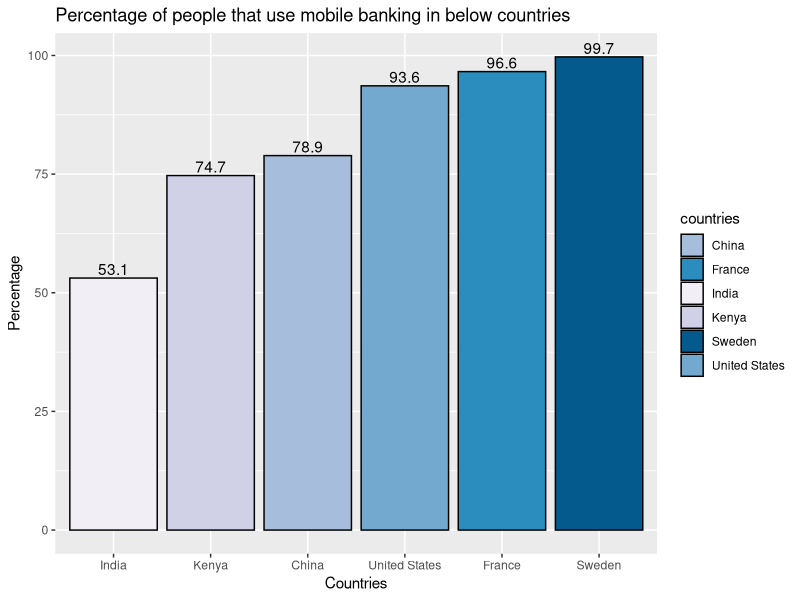
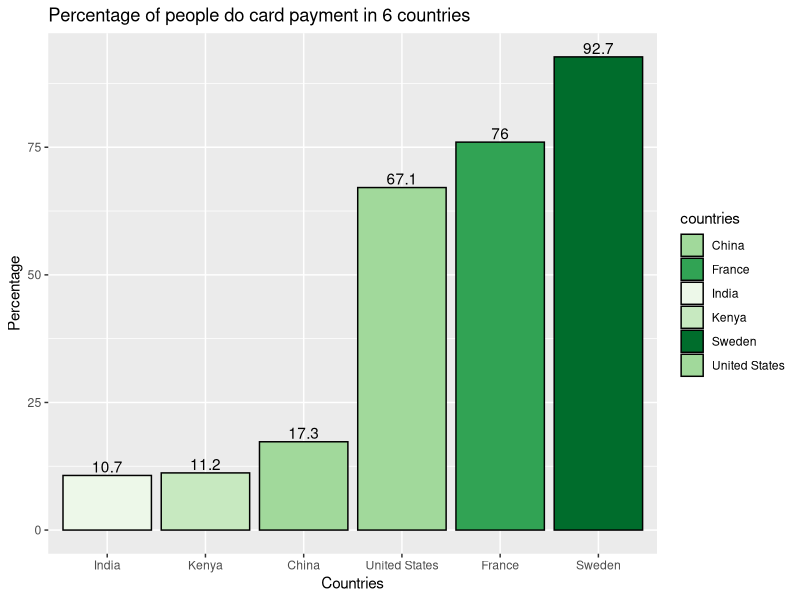
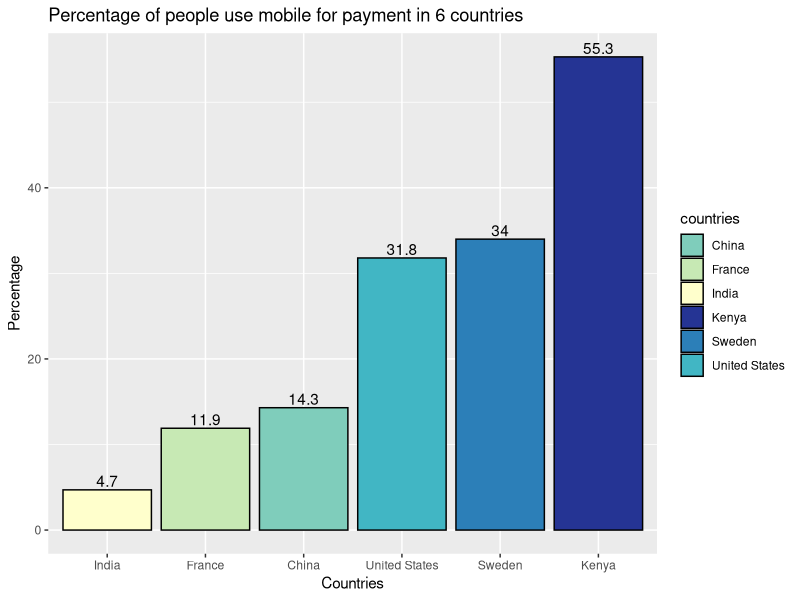
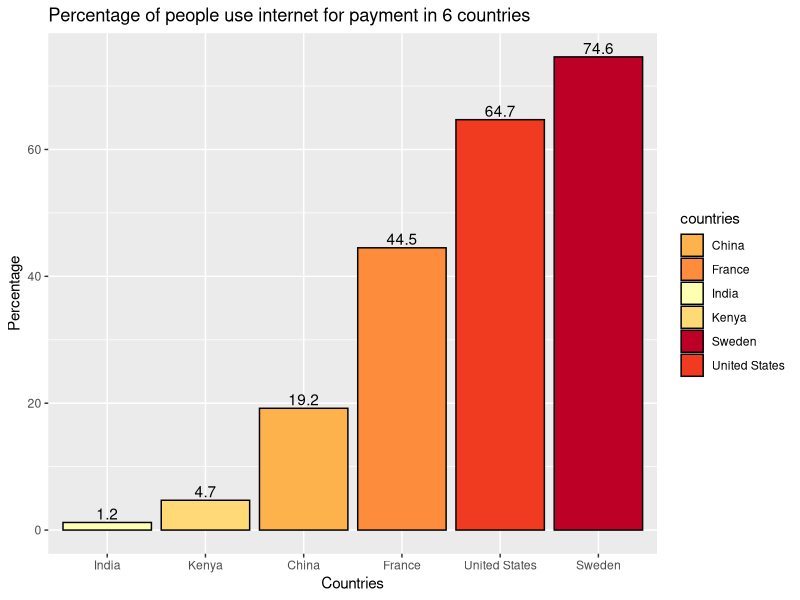
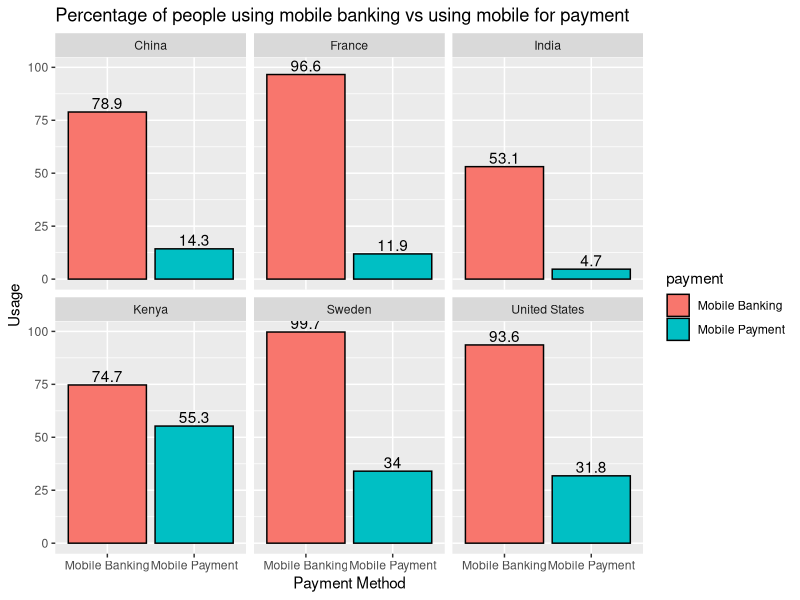
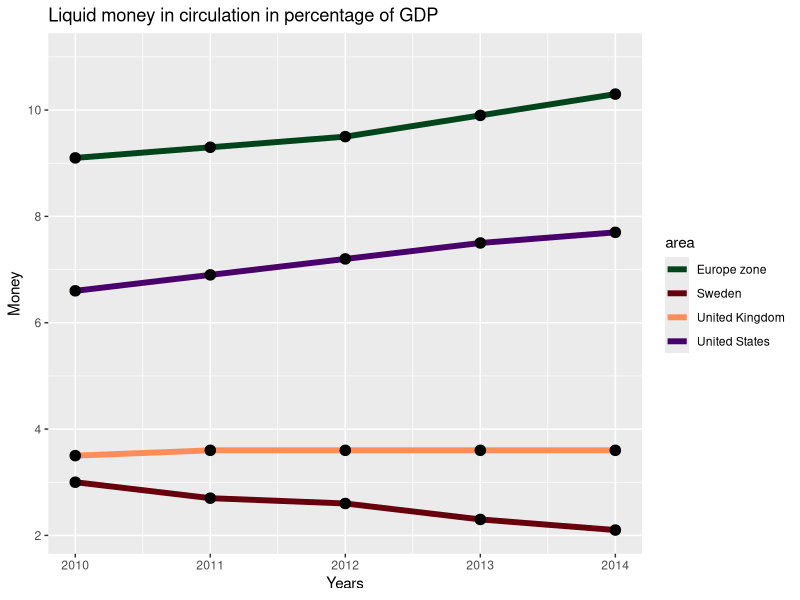
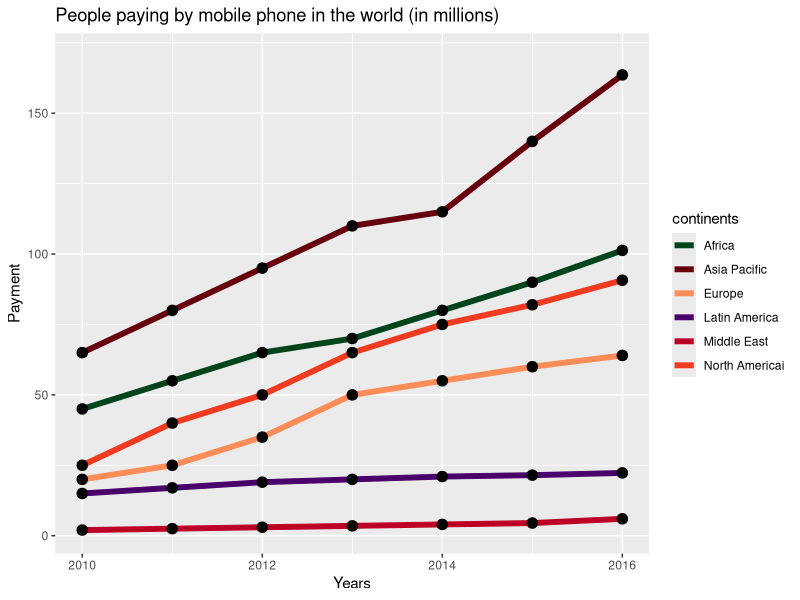
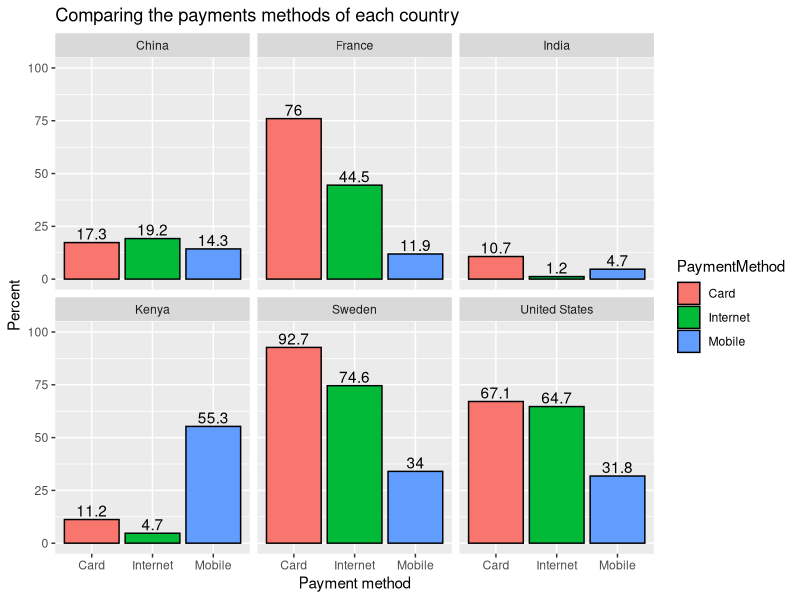

Write R code to recreate these figures, in order.
library(ggplot2)
data = data.frame(countries = c('Sweden', 'France','United States','China','Kenya','India'),
                  mobile_banking = c(99.7,96.6,93.6,78.9,74.7,53.1),
                  card_payment = c(92.7,76,67.1,17.3,11.2,10.7),
                  paying_by_mobile = c(34,11.9,31.8,14.3,55.3,4.7),
                  paying_by_internet = c(74.6,44.5,64.7,19.2,4.7,1.2))

plot1 = ggplot(data,aes(x = reorder(countries,mobile_banking),y=mobile_banking,fill=countries)) +
  geom_bar(color="black",stat = "identity") +
  labs(x = "Countries", y = "Percentage",title = "Percentage of people that use mobile banking in below countries" )+
  scale_fill_manual(values=c("#a6bddb","#2b8cbe", "#f1eef6","#d0d1e6","#045a8d","#74a9cf"))+
  geom_text(aes(label=mobile_banking), position=position_dodge(width=0.5), vjust=-0.25)
plot1  



plot2 = ggplot(data,aes(x=reorder(countries,card_payment),y=card_payment,fill=countries)) +
  geom_bar(color="black",stat = "identity") +
  labs(x = "Countries", y = "Percentage",title = "Percentage of people do card payment in 6 countries" )+
  scale_fill_manual(values=c("#a1d99b","#31a354","#edf8e9","#c7e9c0","#006d2c","#a1d99b"))+
  geom_text(aes(label=card_payment), position=position_dodge(width=0.5), vjust=-0.25)
plot2


plot3 = ggplot(data,aes(x=reorder(countries,paying_by_mobile),y=paying_by_mobile,fill=countries)) +
  geom_bar(color="black",stat = "identity") +
  labs(x = "Countries", y = "Percentage",title = "Percentage of people use mobile for payment in 6 countries" )+
  scale_fill_manual(values=c("#7fcdbb","#c7e9b4","#ffffcc","#253494","#2c7fb8","#41b6c4"))+
  geom_text(aes(label=paying_by_mobile), position=position_dodge(width=0.5), vjust=-0.25)
plot3 

plot4 = ggplot(data,aes(x=reorder(countries,paying_by_internet),y=paying_by_internet,fill=countries)) +
  geom_bar(color="black",stat = "identity") +
  labs(x = "Countries", y = "Percentage",title = "Percentage of people use internet for payment in 6 countries" )+
  scale_fill_manual(values=c("#feb24c","#fd8d3c","#ffffb2","#fed976","#bd0026","#f03b20"))+
  geom_text(aes(label=paying_by_internet), position=position_dodge(width=0.5), vjust=-0.25)
plot4 


country = c(rep('Sweden',2),rep('France',2),rep('United States',2),rep('China',2),rep('Kenya',2),rep('India',2))

payment = c("Mobile Banking", "Mobile Payment",
            "Mobile Banking", "Mobile Payment",
            "Mobile Banking", "Mobile Payment", 
            "Mobile Banking", "Mobile Payment", 
            "Mobile Banking", "Mobile Payment", 
            "Mobile Banking", "Mobile Payment")

percent = c(99.7,   34,	
            96.6,	11.9,	
            93.6,	31.8,	
            78.9,	14.3,	
            74.7,	55.3,	
            53.1,	4.7)

data_frame = data.frame(country,payment,percent)


plot5 = ggplot(data_frame, aes( y=percent, x=payment, fill = payment)) + 
  geom_bar( color = "black",stat="identity")+
  facet_wrap(~country)+
  geom_text(aes(label=percent), position=position_dodge(width=0.5), vjust=-0.25)+
  labs(x = "Payment Method", y = "Usage",title = "Percentage of people using mobile banking vs using mobile for payment" )
plot5


year = c(2010,2011,2012,2013,2014)

area = c (rep("Europe zone",5),rep("United States",5),rep("United Kingdom",5),rep("Sweden",5))
percent = c(9.1,9.3,9.5,9.9,10.3,
            6.6,6.9,7.2,7.5,7.7,
            3.5,3.6,3.6,3.6,3.6,
            3,2.7,2.6,2.3,2.1)
df = data.frame(year,area,percent)

plot6 = ggplot(df,aes(x=year,y=percent,group = area ))+
  
  geom_line(aes(color=area),size =2)+
  geom_point(shape=20, size=5,fill="red",color="black")+
  labs(x = "Years", y = "Money",title = "Liquid money in circulation in percentage of GDP" )+
  scale_color_manual(values = c("#00441b","#67000d","#fc8d59","#49006a"))+
  #geom_text(aes(label=percent), position=position_dodge(width=0.5), vjust=-.5)+
  expand_limits(y=11)
plot6

year1=c(2010,2011,2012,2013,2014,2015,2016)

continents=c(rep("Asia Pacific",7),rep("Africa",7),
             rep("North Americai",7),rep("Europe",7),
             rep("Latin America",7),rep("Middle East",7))

payment= c(65,80,95,110,115,140,163.6,
           45,55,65,70,80,90,101.3,
           25,40,50,65,75,82,90.7,
           20,25,35,50,55,60,64,
           15,17,19,20,21,21.5,22.3,
           2,2.5,3,3.5,4,4.5,6)
data1=data.frame(year1,continents,payment)

plot7 = ggplot(data1,aes(x=year1,y=payment,group = continents ))+
  geom_line(aes(color=continents),size =2)+
  geom_point(shape=20, size=5,fill="red",color="black")+
  labs(x = "Years", y = "Payment",title = "People paying by mobile phone in the world (in millions)" )+
  scale_color_manual(values = c("#00441b","#67000d","#fc8d59","#49006a","#bd0026","#f03b20"))+
  #geom_text(aes(label=payment), position=position_dodge(width=0.2), vjust=-1)+
  expand_limits(y=170)
plot7          


country1 = c(rep('Sweden',3),rep('France',3),rep('United States',3),rep('China',3),rep('Kenya',3),rep('India',3))

PaymentMethod = c("Card", "Mobile", "Internet",
             "Card", "Mobile", "Internet",
             "Card", "Mobile", "Internet",
             "Card", "Mobile", "Internet",
             "Card", "Mobile", "Internet",
             "Card", "Mobile", "Internet")

percents = c(92.7, 34  ,   74.6,	
             76  , 11.9,	44.5,	
             67.1, 31.8,	64.7,	
             17.3 , 14.3,	19.2,	
             11.2 , 55.3,	4.7,	
             10.7 , 4.7 ,	1.2)

frame = data.frame(country1,PaymentMethod,percents)


plot10 = ggplot(frame, aes( y=percents, x=PaymentMethod, fill = PaymentMethod)) + 
  geom_bar( color = "black",stat="identity")+
  facet_wrap(~country1)+
  labs(x = "Payment method", y = "Percent",title = "Comparing the payments methods of each country" )+
  geom_text(aes(label=percents), position=position_dodge(width=0.5), vjust=-0.25)+
  expand_limits(y=100)
plot10
